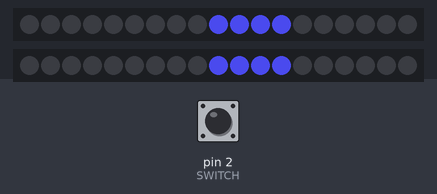
This sketch was run on a simulated Arduino Uno, built with avr-gcc and run on an emulated ATmega328P. On the bench: 2 × 19 RGB LEDs in strip order, left to right. The inputs (shaded band) are chosen by the test bench; at power-on: pin 2 (SWITCH) HIGH. Dim RGB values are drawn brighter than linear; random numbers use the default seed unless the sketch sets one.

Above: at 1.27 s.
1.3 s: pin 2 (SWITCH) pulled LOW for 0.15 s
At 1.38 s:
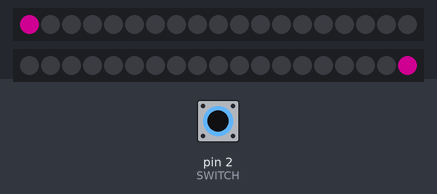
2.0 s: pin 2 (SWITCH) pulled LOW for 1 s
At 2.09 s:
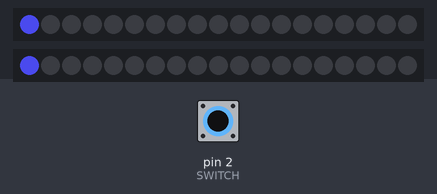
3.6 s: pin 2 (SWITCH) pulled LOW for 0.15 s
At 3.93 s:
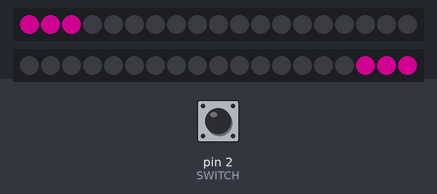
4.3 s: pin 2 (SWITCH) pulled LOW for 1 s
At 4.65 s:
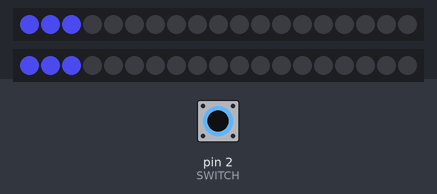

The sketch:

headband_gemma.ino
```cpp
#include <Adafruit_NeoPixel.h>
//#include <algorithm>

#define PIN1      0
#define PIN2      1
#define SWITCH    2
#define N_LEDS 19 //per strip, 2 strips

Adafruit_NeoPixel strip1 = Adafruit_NeoPixel(N_LEDS, PIN1, NEO_GRB + NEO_KHZ800);
Adafruit_NeoPixel strip2 = Adafruit_NeoPixel(N_LEDS, PIN2, NEO_GRB + NEO_KHZ800);

const int debounceDelay = 20;

byte MODE = 0;

//These functions are headband specific and handle the dual led strips

static void Show(){
  //show both strips
  strip1.show();
  strip2.show();
}

static void setPixelsColors(int i, int j, uint32_t c1, uint32_t c2) {
  //sets 2 pixels at once, one each strip, 2 different colors.
  strip1.setPixelColor(i  , c1);
  strip2.setPixelColor(j  , c2);
}

static void setOppositePixels(int i, uint32_t c1, uint32_t c2) {
  //sets opposite pixels of 2 different strips on headband
  int j = (N_LEDS - i - 1);
  setPixelsColors(i, j, c1, c2);
}

static void setAlltoColor(uint32_t c1) {
  for(uint16_t i=0; i<N_LEDS; i++) {
    setPixelsColors(i, i, c1, c1);
  }
  Show();
}


//these functions perform animations

static void step_off(int select=0) {
  //turns strips off in steps
  if (select==0) {
    for (int i=0;i<N_LEDS;i++){
      setPixelsColors(i, i, 0, 0);
      Show();
      delay(200);
    }
  } else if (select==1){
    for (int i=0;i<N_LEDS;i++){
      setOppositePixels(i, 0, 0);
      Show();
      delay(200);
    }
  } else if (select==2){
    for (int i=N_LEDS;i>0;i--){
      setPixelsColors(i, i, 0, 0);
      Show();
      delay(200);
    }
  } else if (select==3){
    for (int i=N_LEDS;i>0;i--){
      setOppositePixels(i, 0, 0);
      Show();
      delay(200);
    }
  }
}
static void twinkle( byte oldmode ){

  if (check_state_change(oldmode)) {
    return;
  }

}

static void sparkle_v2(uint32_t c1) {
  //int num_steps = 40; //#of fade steps off to on back to off over 255 discreet vals/ increments by 5
  byte num_active = 0;//
  byte num_limit = 18;

  byte pin_brightness[(N_LEDS*2)];
  for (int i=0;i<(N_LEDS*2);i++) {
    pin_brightness[i] = 0;
  }

  byte pin_color[(N_LEDS*2)];
  for (int i=0;i<(N_LEDS*2);i++) {
    pin_brightness[i] = 0;
  }
  for (int k = 0;k<=500;k++) {
    //if <7 leds active, 30% chance to spawn a new brightness counter
    if (num_active<=num_limit) {
      //50% chance to spawn a new light
      if (random(5) >= 0) {
        while (true) {
          //start loop to find an led not in use
          int R=random(N_LEDS*2);
          if (pin_brightness[R]==0){ //weve found an unused pin
            pin_brightness[R]+=5; //increment brightness slightly
            pin_color[R]=c1; //
            num_active++;//increment active count
            break; //exit while loop.
          }
        }
      }
    }
    //normal increment brightness algorithm and set led color for all
    for (int i=0;i<N_LEDS; i++) {
      //set Color, Brightness
      setPixelsColors(i, i, Fade_Wheel(pin_color[i], pin_brightness[i]), Fade_Wheel(pin_color[i+N_LEDS], pin_brightness[i+N_LEDS]));
      if (pin_brightness[i+N_LEDS]!=0) {
        pin_brightness[i+N_LEDS]=pin_brightness[i+N_LEDS]+26;
        if (pin_brightness[i+N_LEDS]>255) {//it has wrapped around, time to end fade
          pin_brightness[i+N_LEDS]=0;
          pin_color[i+N_LEDS]=0;
          num_active--;
        }
      }
      if (pin_brightness[i]!=0) {
        pin_brightness[i]=pin_brightness[i]+26;
        if (pin_brightness[i]>255) {//it has wrapped around, time to end fade
          pin_brightness[i]=0;
          pin_color[i]=0;
          num_active--;
      }
    }
   }//Fade_Wheel
   Show();
   //delay(1);
  }
}

static void rainbow_fill(int select=0) {
  //Fill the strip with rainbow gradient
  if (select==0) {
    for (int i=0;i<N_LEDS;i++){
      setPixelsColors(i, i, Wheel(map(i,0,N_LEDS-1,30,150)), Wheel(map(i,0,N_LEDS-1,30,150)));
      Show();
      delay(200);
    }
  } else if (select==1){
    for (int i=0;i<N_LEDS;i++){
      setOppositePixels(i, Wheel(map(i,0,N_LEDS-1,30,150)), Wheel(map(i,0,N_LEDS-1,30,150)));
      Show();
      delay(200);
    }
  }
}

static void chase(uint32_t c, byte oldmode=MODE) {
  for(uint16_t i=0; i<strip1.numPixels()+4; i++) {
    if ( !check_state_change(oldmode) ) {
      setPixelsColors(i, i, c, c); // Draw new pixel
      setPixelsColors(i-4, i-4, 0, 0); // Erase pixel a few steps back
      Show();
      delay(100);
    } else {
      setAlltoColor(0);
      return;
    }
  }
}


static void opposite_chase(uint32_t c, byte oldmode=MODE) {
  for(uint16_t i=0; i<strip1.numPixels()+4; i++) {
    if ( !check_state_change( oldmode ) ){
      setOppositePixels(i, c, c); // Draw new pixel
      setOppositePixels(i-4, 0, 0); // Erase pixel a few steps back
      Show();
      delay(100);
    } else {
      setAlltoColor(0);
      return;
    }
  }
}

// The following functions are NeoPixel color and brightness helpers

// Input a value 0 to 255 to get a color value.
// The colours are a transition r - g - b - back to r.
uint32_t Wheel(byte WheelPos) {
  if(WheelPos < 85) {
    return strip1.Color(WheelPos * 3, 255 - WheelPos * 3, 0);
  }
  else if(WheelPos < 170) {
    WheelPos -= 85;
    return strip1.Color(255 - WheelPos * 3, 0, WheelPos * 3);
  }
  else {
    WheelPos -= 170;
    return strip1.Color(0, WheelPos * 3, 255 - WheelPos * 3);
  }
}

uint32_t Fade_Wheel(byte WheelPos, byte Brightness) {
  if (Brightness<175){ //brightness still on increasing scale
    if(WheelPos < 85) {
      return strip1.Color(map(Brightness, 0, 174, 0, WheelPos*3), map(Brightness, 0, 174, 0, 255-WheelPos*3), 0);
    }
    else if(WheelPos < 170) {
      WheelPos -= 85;
      return strip1.Color(map(Brightness, 0, 174, 0, 255 - WheelPos * 3), 0, map(Brightness, 0, 174, 0, WheelPos * 3));
    }
    else {
      WheelPos -= 170;
      return strip1.Color(0, map(Brightness, 0, 174, 0, WheelPos * 3), map(Brightness, 0, 174, 0, 255 - WheelPos * 3));
    }
  } else {
    if(WheelPos < 85) {
      return strip1.Color(map(Brightness, 175, 255, WheelPos*3, 0), map(Brightness, 175, 255, 255-WheelPos*3, 0), 0);
    }
    else if(WheelPos < 170) {
      WheelPos -= 85;
      return strip1.Color(map(Brightness, 175, 255, 255 - WheelPos * 3, 0), 0, map(Brightness, 175, 255, WheelPos * 3, 0));
    }
    else {
      WheelPos -= 170;
      return strip1.Color(0, map(Brightness, 175, 255, WheelPos * 3, 0), map(Brightness, 175, 255, 255 - WheelPos * 3, 0));
    }
  }
}

//operational functions
boolean check_state_change(byte old_mode){
  if (MODE != old_mode) {
    return true;
  } else {
    return false;
  }
}

boolean debounce(int pin){
  boolean state;
  for (int i=0; i < debounceDelay; i++) {
    delay(1);
    state = digitalRead( pin ) ;
    if(state != LOW) {
      return false;
    }
  }
  return true;
}

void mode_set() {
  if ( debounce( SWITCH ) ) {
    MODE++;
  }
}

void setup() {
  pinMode(SWITCH, INPUT);
  digitalWrite(SWITCH, HIGH);
  attachInterrupt(0, mode_set, FALLING);
  strip1.setBrightness(200);
  strip2.setBrightness(200);
  strip1.begin();
  strip2.begin();
}

void loop() {
  //decide which animation to run
  if (MODE %2 == 0) {
    chase( strip1.Color( 80, 80, 255 ) );
  } else if (MODE %2 == 1) {
    opposite_chase( Wheel( 120 ) );
  }
}
```
